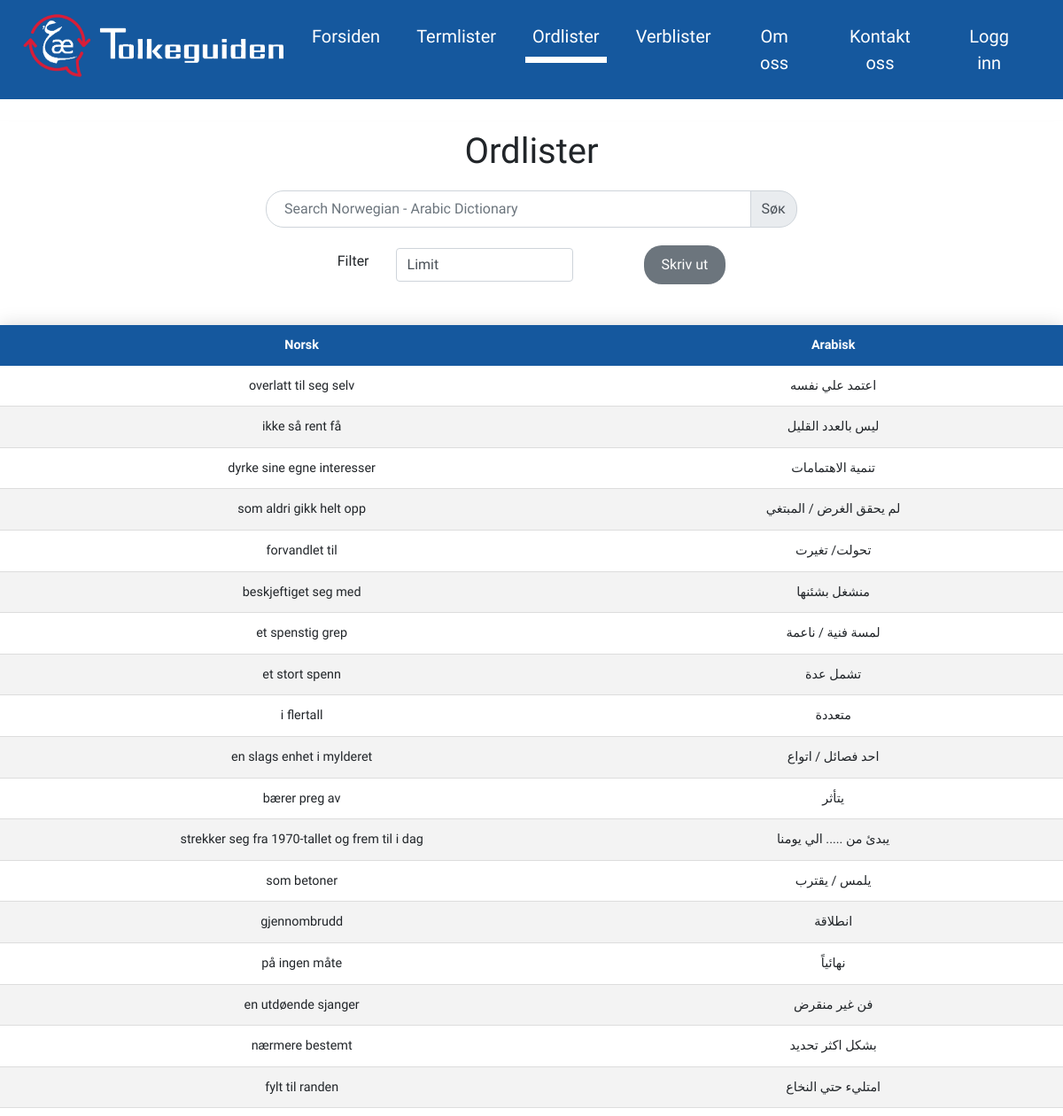
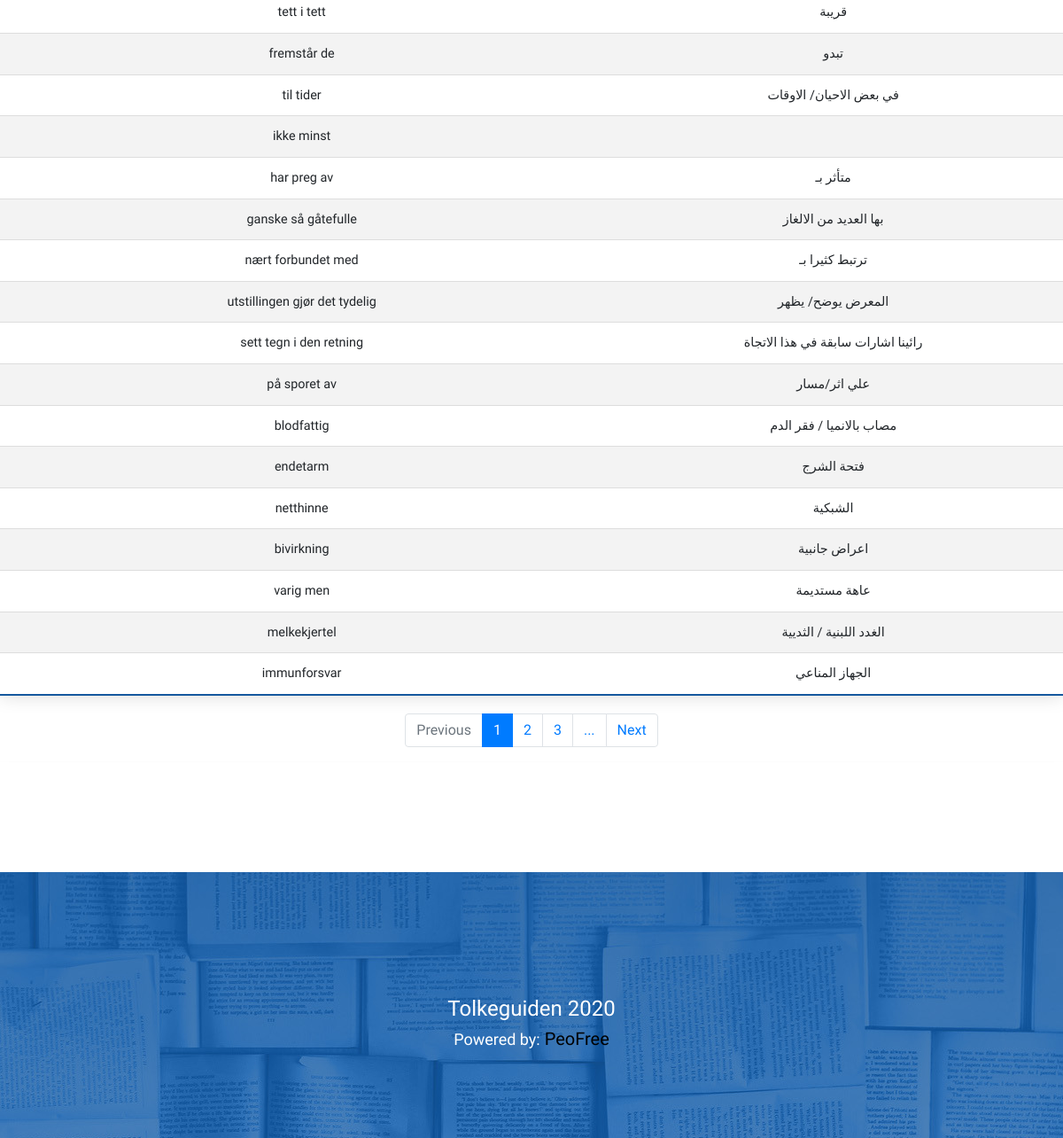
Page /ordlistet.php on the committed database (2 pictures, top to bottom).
### tables this page shows
CREATE TABLE `words` (
  `id` int(11) NOT NULL,
  `Norwegian` varchar(51) DEFAULT NULL,
  `Arabic` varchar(50) DEFAULT NULL
);

### handlers/data.php (the view, shortened to what this page needs)
<?php
class dataFetch{
    private $connection;
    private $tableName;
    private $page;
    private $limit;
    public function __construct($connection,$tableName,$limit,$page){
        $this->connection = $connection;
        $this->tableName = $tableName;
        $this->page= $page;
        $this->limit= $limit;
    }
    public function getData(){
        $start = ($this->page - 1) * $this->limit;
        $rows = $this->connection->query("SElECT * FROM $this->tableName LIMIT $start, $this->limit");
        $data = $rows->fetch_all(MYSQLI_ASSOC);
        $str ="";
        if(isset($_SESSION["username"])){
            if($this->tableName == "verb"){
                foreach($data as $item){
                    $form1 = $item["Form1"];
                    $form2 = $item["Form2"];
                    $form3 = $item["Form3"];
                    $form4 = $item["Form4"];
                    $arabic = $item["Arabic"];
                    $id = $item["id"];
                    $str .= "<tr>
                    <td>$form1</td>
                    <td>$form2</td>
                    <td>$form3</td>
                    <td>$form4</td>
                    <td>$arabic</td>
                    <td><button class='del_word' id='$this->tableName.$id'>X</button></td>
                </tr>";
                }
            }else{
                foreach($data as $item){
                    $norwegian = $item["Norwegian"];
                    $arabic = $item["Arabic"];
                    $id = $item["id"];
                    $str .= "<tr>
                    <td>$norwegian</td>
                    <td>$arabic</td>
                    <td><button class='del_word' id='$this->tableName.$id'>X</button></td>
                </tr>";
                }
            }
        }else{
            if($this->tableName == "verb"){
                foreach($data as $item){
                    $form1 = $item["Form1"];
                    $form2 = $item["Form2"];
                    $form3 = $item["Form3"];
                    $form4 = $item["Form4"];
                    $arabic = $item["Arabic"];
                    $str .= "<tr>
                    <td>$form1</td>
                    <td>$form2</td>
                    <td>$form3</td>
                    <td>$form4</td>
                    <td>$arabic</td>
                </tr>";
                }
            }else{
                foreach($data as $item){
                    $norwegian = $item["Norwegian"];
                    $arabic = $item["Arabic"];
                    $str .= "<tr>
                    <td>$norwegian</td>
                    <td>$arabic</td>
                </tr>";
                }
            }
        }
        echo $str;
    }
    public function getPagesNumber(){
        $counter =$this->connection->query("SELECT count(id) AS id FROM $this->tableName");
        $wordnum = $counter->fetch_all(MYSQLI_ASSOC);
        $total = $wordnum[0]["id"];
        $pages =ceil($total/$this->limit);
        $previous = $this->page - 1;
        $next = $this->page + 1;
        $previousDisabled= ($previous == 0)? "disabled":"";
        $nextDisabled = ($next == $pages+1)? "disabled" : "";
        $pageNum ="";
        if($this->page > 1 && $this->page <= $pages - 1){
            ($this->page>2)?$pageNum .= "<li class='page-item'><a class='page-link'>...</a></li>":"";
            for($i=$this->page -1;$i<=$this->page+1;$i++){
                if($i == $this->page){
                $pageNum .= "<li class='page-item active'><a href='javascript:loadWords($i)' class='page-link'>$i</a></li>";
                }else{
                $pageNum .= "<li class='page-item'><a href='javascript:loadWords($i)' class='page-link'>$i</a></li>";
                }
            }
            ($this->page<$pages - 1)?$pageNum .= "<li class='page-item'><a class='page-link'>...</a></li>":"";
        }elseif($this->page == 1){
            for($i=1;$i<=$pages;$i++){
                $count ++;
                if($i == $this->page){
                $pageNum .= "<li class='page-item active'><a href='javascript:loadWords($i)' class='page-link'>$i</a></li>";
                }else{
                $pageNum .= "<li class='page-item'><a href='javascript:loadWords($i)' class='page-link'>$i</a></li>";
                }
                if($count == 3){
                    break;
                }
            }
            ($pages > 3)?$pageNum .= "<li class='page-item'><a class='page-link'>...</a></li>":"";
        }
        echo "<li class='page-item $previousDisabled'><a href='javascript:loadWords($previous)' class='page-link'>Previous</a></li>".$pageNum."<li class='page-item $nextDisabled'><a href='javascript:loadWords($next)' class='page-link'>Next</a></li>";
    }
}
?>

### ordlistet.php (shortened to what this page needs)
<?php
include "handlers/data.php";
include "config.php";
$limit = isset($_GET["limit"]) ? $_GET["limit"] : 35;
$page = isset($_GET["page"])? $_GET["page"]:1;
?>
<!DOCTYPE html>
<html lang="en">
<head>
    <link rel="stylesheet" href="assets/css/style.css">
    <link rel="stylesheet" type="text/css" media ="print" href="assets/css/printing.css" >
    <link rel="stylesheet" href="assets/css/animate.min.css">
    <link rel="stylesheet" href="https://stackpath.bootstrapcdn.com/bootstrap/4.5.2/css/bootstrap.min.css">
</head>
<body>
    <nav class = "myNav navbar navbar-expand-lg navbar-light">
        <a class="navbar-brand" href = 'index'><img src="assets/imgs/logo.png" alt="flags-logo" width="312" class="animated fadeIn"></a>
            <div id="my-nav" class="collapse navbar-collapse">
            <ul class="navbar-nav ml-auto">
                <li class="nav-item"><a href="index"  class="nav-link">Forsiden</a></li>
                <li class="nav-item"><a href="termlistet" class="nav-link">Termlister</a></li>
                <li class="nav-item"><a href="ordlistet" style="border-bottom: 7px solid #fff;"  class="nav-link">Ordlister</a></li>
                <li class="nav-item"><a href="verblistet" class="nav-link">Verblister</a></li>
                <li class="nav-item"><a href="om_oss" class="nav-link">Om oss</a></li>
                <li class="nav-item"><a href="kontakt_oss" class="nav-link">Kontakt oss</a></li>
                <li class="nav-item"><a href="<?= (isset($_SESSION['username']))?"dashboard":"logginn"?>" class="nav-link"><?= (isset($_SESSION['username']))?"Dashboard":"Logg inn"?></a></li>
            </ul>
            </div>
        </nav>
        <div class="content">
            <div class="adsSection">
            </div>
            <div class="searchBox-verb">
                    <h1>Ordlister</h1>
                    <form action="" method="POST" style="display:flex;" class="search-Form">
                    <div class="input-group" >
                                <input type="text" class="form-control searchBoxInput shadow-none" placeholder="Search Norwegian - Arabic Dictionary" id="searchBox" name="email">
                                <div class="input-group-append searchIcon">
                                    <span class="input-group-text material-icons">Søĸ </span>
                                </div>
                            </div>
                    </form>
                    <form method = "GET" id="filterForm">
                        <div class="form-group" id="filter">
                            <label for="filterOption">Filter</label>
                            <select id="filterOption" class="form-control" name="limit" onchange="limitChange();">
                                <option disabled="disabled" selected="selected">Limit</option>
                            </select>
                            <a href="javascript:printDoc();" class ="printBtn"> Skriv ut</a>
                        </div>
                    </form>
                    <div class="results">
                    <table class="results-table">
                    <thead class="table-head">
                        <tr>
                            <th>Norsk</th>
                            <th>Arabisk</th>
                        </tr>
                    </thead>
                    <tbody id="results-body">
                        <?php
                        $listObj = new dataFetch($connection,"words",$limit,$page);
                        $listObj->getData();
                        ?>
	            	</tbody>
                    </table>
                    <nav aria-label="Page navigation" class = "page-pagination">
                        <ul class="pagination justify-content-center">
                            <?= $listObj->getPagesNumber(); ?>
                        </ul>
                    </nav>
                    </div>
            </div>
            <div class="adsSection"></div>
        </div>
    <footer>
        <h4>Tolkeguiden 2020</h4>
        <p>Powered by:<a href="https://www.peofree.com/" target="_blank"> PeoFree </a></p>
    </footer>
</body>
</html>

### assets/css/style.css (style rules this page uses)
@media only screen and (max-width: 1500px) { input { outline: none; border: none; } }
@media only screen and (max-width: 2300px) { input { outline: none; border: none; } }
* { font-family: 'Mada', sans-serif!important; }
* { margin: 0; padding:0; text-decoration: none !important; }
:root { --red: #FF4B55; --blue:#15589E !important; --white:#fff; --grey:#707070; --green:#009530; }
nav.myNav { background-color: var(--blue); }
nav.myNav ul { text-align:center; }
nav.myNav ul li { padding-right: 25px; }
nav.myNav ul li a { text-decoration:none !important; color: var(--white); font-size:20px; font-family: 'Oswald', sans-serif; transition: all .3s ease-out; color: var(--white) !important; }
.searchIcon span { border-radius: 0 20px 20px 0 !important; }
footer { height: 300px; background-image: url("../imgs/footer-bg.jpg"); overflow: hidden; background-position: center; display: flex !important; flex-direction: column; align-items: center; justify-content: center; color: var(--white); margin-top: 100px; }
footer h4 { margin-bottom:4px ; text-align: center; padding-top: 59px; }
footer p { font-family: 'Oswald',sans-serif; font-size: 18px; color: var(--white) !important; }
footer a { text-decoration: none !important; color: #000; font-family: 'Oswald',sans-serif; font-size: 20px; }
.content { display: block; justify-content: space-between; height: auto; overflow-x: auto; }
.content>div:nth-child(1),.content>div:nth-child(3) { padding-left: 150px; padding-right: 150px; height: 100%; text-align: center; padding-top: 25px; }
.content>div:nth-child(2) { height: 100%; width: 100%; background: #ffffff; box-shadow: 6px 0 4px -4px #999, -6px 0 4px -4px #999; -moz-box-shadow: 6px 0 4px -4px #999, -6px 0 4px -4px #999; -webkit-box-shadow: 6px 0 4px -4px #999, -6px 0 4px -4px #999; }
.searchBox-verb { width: auto; display: flex; flex-direction: column; align-self: center; }
.searchBox-verb h1 { font-family: 'Mada', sans-serif; text-align: center; margin: 10px auto; }
.searchBox-verb form { display: flex; position: relative; margin: 10px auto; }
.searchBox-verb .input-group { width: 600px !important; }
.searchBox-verb form #searchBox { padding:20px; border-radius: 20px 0 0 20px; width: 76%; }
.results-table { margin: 20px auto !important; border-collapse: collapse; margin: 25px 0; font-size: 0.9em; font-family: sans-serif; width: 100%; box-shadow: 0 0 20px rgba(0, 0, 0, 0.15); text-align: center; }
.results-table thead tr { background-color: var(--blue); color: var(--white); text-align: center; }
.results-table th, .results-table td { padding: 12px 15px; }
.results-table tbody tr { border-bottom: 1px solid #dddddd; }
.results-table tbody tr:nth-of-type(even) { background-color: #f3f3f3; }
.results-table tbody tr:last-of-type { border-bottom: 2px solid var(--blue); }
#filterOption { width: 200px; margin-left: 30px; -webkit-appearance:none; -moz-appearance:none; appearance:none; }
#filter { display: flex; align-items: center; justify-content: center; }
.printBtn { border-radius: 20px; margin-left: 80px; text-decoration: none !important; background-color: var(--gray); color: #fff; padding: 10px 20px; font-family: 'oswald',sans-serif; }

### assets/css/printing.css (style rules this page uses)
body { background-image: url("https://thumbs.dreamstime.com/b/black-friday-text-background-vector-pattern-special-offers-repeating-red-over-white-121291947.jpg") !important; }
.myNav,.adsSection,nav.page-pagination,.searchBox-verb h1,.searchBox-verb form,.langChange,footer { display: none !important; }
.searchBox-verb { width:100vw; }
.results-table { width:100%; }

### rows in the picture
words: Norwegian "overlatt til seg selv", Arabic "اعتمد علي نفسه"
words: Norwegian "ikke så rent få", Arabic "ليس بالعدد القليل"
words: Norwegian "dyrke sine egne interesser", Arabic "تنمية الاهتمامات"
words: Norwegian "som aldri gikk helt opp", Arabic "لم يحقق الغرض / المبتغي"
words: Norwegian "forvandlet til", Arabic "تحولت/ تغيرت"
words: Norwegian "beskjeftiget seg med", Arabic "منشغل بشئنها"
words: Norwegian "et spenstig grep", Arabic "لمسة فنية / ناعمة"
words: Norwegian "et stort spenn", Arabic "تشمل عدة"
words: Norwegian "i flertall", Arabic "متعددة"
words: Norwegian "en slags enhet i mylderet", Arabic "احد فصائل / اتواع"
words: Norwegian "bærer preg av", Arabic "يتأثر"
words: Norwegian "strekker seg fra 1970-tallet og frem til i dag", Arabic "يبدئ من ..... الي يومنا"
words: Norwegian "som betoner", Arabic "يلمس / يقترب"
words: Norwegian "gjennombrudd", Arabic "انطلاقة"
words: Norwegian "på ingen måte", Arabic "نهائياً"
words: Norwegian "en utdøende sjanger", Arabic "فن غير منقرض"
words: Norwegian "nærmere bestemt", Arabic "بشكل اكثر تحديد"
words: Norwegian "fylt til randen", Arabic "امتليء حتي النخاع"
words: Norwegian "tett i tett", Arabic "قريبة"
words: Norwegian "fremstår de", Arabic "تبدو"
words: Norwegian "til tider", Arabic "في بعض الاحيان/ الاوقات"
words: Norwegian "ikke minst"
words: Norwegian "har preg av", Arabic "متأثر بـ"
words: Norwegian "ganske så gåtefulle", Arabic "بها العديد من الالغاز"
words: Norwegian "nært forbundet med", Arabic "ترتبط كثيرا بـ"
words: Norwegian "utstillingen gjør det tydelig", Arabic "المعرض يوضح/ يظهر"
words: Norwegian "sett tegn i den retning", Arabic "رائينا اشارات سابقة في هذا الاتجاة"
words: Norwegian "på sporet av", Arabic "علي اثر/مسار"
words: Norwegian "blodfattig", Arabic "مصاب بالانميا / فقر الدم"
words: Norwegian "endetarm", Arabic "فتحة الشرج"
words: Norwegian "netthinne", Arabic "الشبكية"
words: Norwegian "bivirkning", Arabic "اعراض جانبية"
words: Norwegian "varig men", Arabic "عاهة مستديمة"
words: Norwegian "melkekjertel", Arabic "الغدد اللبنية / الثديية"
words: Norwegian "immunforsvar", Arabic "الجهاز المناعي"
